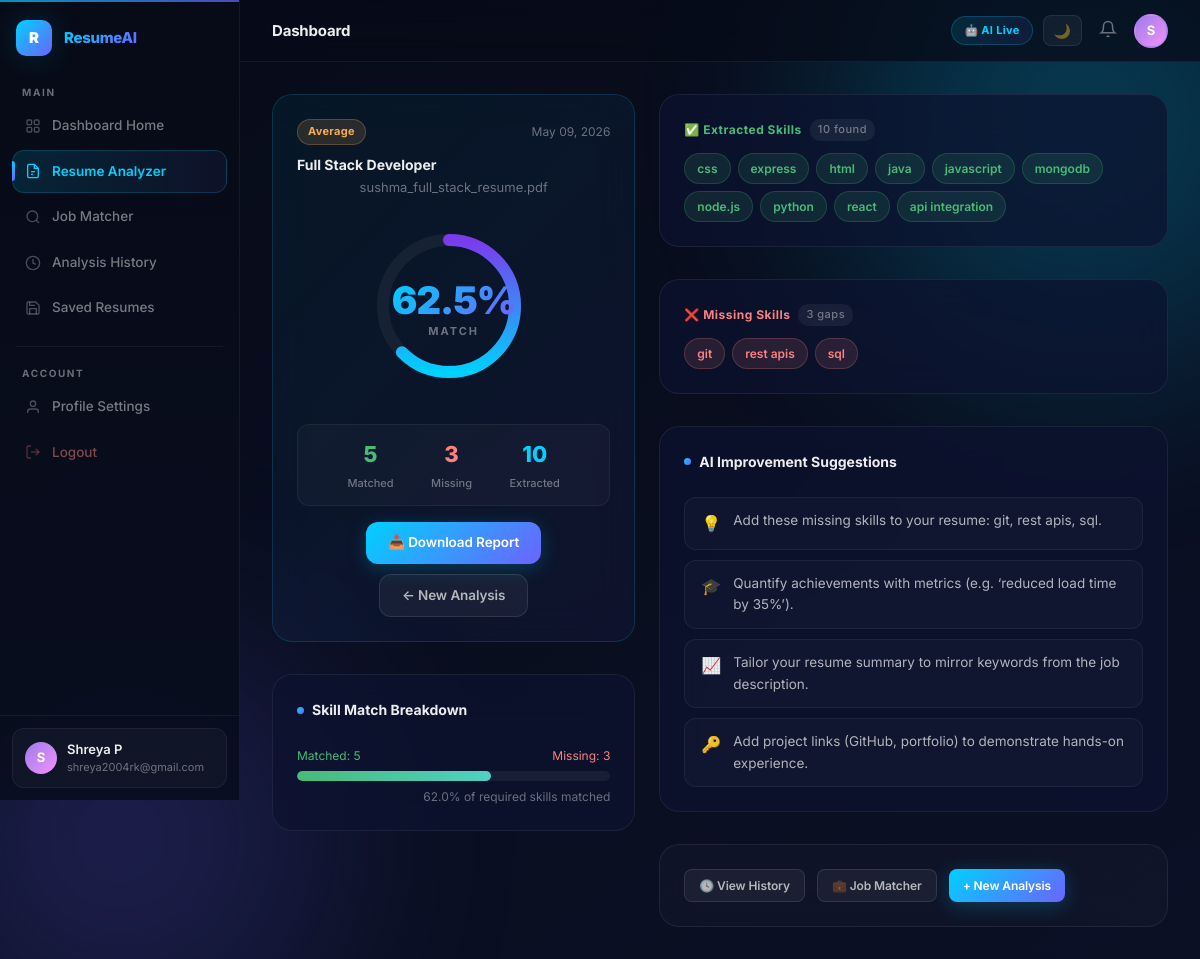
Page /analyze/result/2 (signed in) on the committed database.
### models/user_model.py (models this page shows, shortened)
class User(UserMixin, db.Model):
    __tablename__ = "users"
    id         = db.Column(db.Integer, primary_key=True)
    name       = db.Column(db.String(120), nullable=False)
    email      = db.Column(db.String(200), unique=True, nullable=False, index=True)
    password_hash = db.Column(db.String(256), nullable=False)
    is_admin   = db.Column(db.Boolean, default=False, nullable=False)
    created_at = db.Column(db.DateTime, default=datetime.utcnow)
    updated_at = db.Column(db.DateTime, default=datetime.utcnow, onupdate=datetime.utcnow)
    resumes  = db.relationship("Resume",         backref="owner",  lazy="dynamic", cascade="all, delete-orphan")
    analyses = db.relationship("AnalysisResult", backref="author", lazy="dynamic", cascade="all, delete-orphan")

### models/analysis_model.py (models this page shows, shortened)
class AnalysisResult(db.Model):
    __tablename__ = "analysis_results"
    id           = db.Column(db.Integer, primary_key=True)
    user_id      = db.Column(db.Integer, db.ForeignKey("users.id"),    nullable=False, index=True)
    resume_id    = db.Column(db.Integer, db.ForeignKey("resumes.id"),  nullable=False, index=True)
    job_role_id  = db.Column(db.Integer, db.ForeignKey("job_roles.id"), nullable=True)
    job_role_title = db.Column(db.String(150), nullable=False)          # Cached title for quick display
    ats_score       = db.Column(db.Float, default=0.0)   # 0–100 match percentage
    similarity_score = db.Column(db.Float, default=0.0)  # raw cosine similarity
    _matched_skills  = db.Column("matched_skills",  db.Text, default="[]")
    _missing_skills  = db.Column("missing_skills",  db.Text, default="[]")
    _extracted_skills = db.Column("extracted_skills", db.Text, default="[]")
    _suggestions     = db.Column("suggestions",     db.Text, default="[]")
    created_at = db.Column(db.DateTime, default=datetime.utcnow)
    @property
    def matched_skills(self) -> list:
        return json.loads(self._matched_skills or "[]")
    @matched_skills.setter
    def matched_skills(self, value: list):
        self._matched_skills = json.dumps(value)
    @property
    def missing_skills(self) -> list:
        return json.loads(self._missing_skills or "[]")
    @missing_skills.setter
    def missing_skills(self, value: list):
        self._missing_skills = json.dumps(value)
    @property
    def extracted_skills(self) -> list:
        return json.loads(self._extracted_skills or "[]")
    @extracted_skills.setter
    def extracted_skills(self, value: list):
        self._extracted_skills = json.dumps(value)
    @property
    def suggestions(self) -> list:
        return json.loads(self._suggestions or "[]")
    @suggestions.setter
    def suggestions(self, value: list):
        self._suggestions = json.dumps(value)

### models/resume_model.py (models this page shows, shortened)
class Resume(db.Model):
    __tablename__ = "resumes"
    id            = db.Column(db.Integer, primary_key=True)
    user_id       = db.Column(db.Integer, db.ForeignKey("users.id"), nullable=False, index=True)
    filename      = db.Column(db.String(255), nullable=False)
    original_name = db.Column(db.String(255), nullable=False)
    file_size     = db.Column(db.Integer, default=0)
    extracted_text = db.Column(db.Text, nullable=True)
    is_saved      = db.Column(db.Boolean, default=False)
    created_at    = db.Column(db.DateTime, default=datetime.utcnow)
    analyses = db.relationship(
        "AnalysisResult",
        backref="resume",
        lazy="dynamic",
        order_by="AnalysisResult.created_at.desc()",
        cascade="all, delete-orphan",
    )

### routes/analysis_routes.py (the view)
@analysis_bp.route("/result/<int:result_id>")
@login_required
def result(result_id: int):
    analysis = AnalysisResult.query.filter_by(
        id=result_id, user_id=current_user.id
    ).first_or_404()
    return render_template("dashboard/results.html", analysis=analysis)

### app.py (called while the page is built)
def _init_extensions(app: Flask) -> None:
    db.init_app(app)
    login_manager = LoginManager()
    login_manager.init_app(app)
    login_manager.login_view             = "auth.login"
    login_manager.login_message          = "Please log in to access this page."
    login_manager.login_message_category = "info"
    @login_manager.user_loader
    def load_user(user_id: str):
        try:
            return User.query.get(int(user_id))
        except Exception:
            return None
    @login_manager.unauthorized_handler
    def unauthorized():
        """
        Fires when @login_required blocks an unauthenticated request.
        Saves the original destination in `next` so the user is redirected
        there after successful login.
        """
        flash("Please log in to access that page.", "info")
        return redirect(url_for("auth.login", next=request.path))

### templates/dashboard/results.html (shortened to what this page needs)
{% extends "layout/base.html" %}
{% block content %}
<div class="result-layout">
  <div class="result-left">
    <div class="card card-glow mb-4 text-center">
      <div class="result-meta">
        <span class="badge badge-{{ analysis.ats_score | score_color }}">
          {{ analysis.ats_score | score_label }}
        </span>
        <span class="text-muted" style="font-size:12px">{{ analysis.created_at | datefmt }}</span>
      </div>
      <h2 class="card-title" style="margin:12px 0 4px">{{ analysis.job_role_title }}</h2>
      <p class="text-muted" style="font-size:13px">
        {% if analysis.resume %}{{ analysis.resume.original_name }}{% endif %}
      </p>
      <div class="score-circle-wrap" style="margin:20px 0">
        <div class="score-circle">
          <svg width="160" height="160" viewBox="0 0 160 160">
            <circle cx="80" cy="80" r="66" fill="none" stroke="rgba(255,255,255,0.05)" stroke-width="12"/>
            {% set dash = (analysis.ats_score / 100) * 415 %}
            <circle cx="80" cy="80" r="66" fill="none"
                    stroke="url(#scoreGrad2)" stroke-width="12"
                    stroke-dasharray="{{ dash }} 415"
                    stroke-linecap="round"
                    transform="rotate(-90 80 80)"/>
            <defs>
              <linearGradient id="scoreGrad2" x1="0%" y1="0%" x2="100%" y2="0%">
                <stop offset="0%"   stop-color="#00D1FF"/>
                <stop offset="100%" stop-color="#7C3AED"/>
              </linearGradient>
            </defs>
          </svg>
          <div class="score-label-wrap">
            <span class="score-big">{{ analysis.ats_score | round(1) }}%</span>
            <span class="score-sublabel">MATCH</span>
          </div>
        </div>
      </div>
      <div class="score-stats">
        <div class="score-stat">
          <div class="score-stat-val text-green">{{ analysis.matched_skills | length }}</div>
          <div class="score-stat-label">Matched</div>
        </div>
        <div class="score-stat">
          <div class="score-stat-val text-red">{{ analysis.missing_skills | length }}</div>
          <div class="score-stat-label">Missing</div>
        </div>
        <div class="score-stat">
          <div class="score-stat-val text-blue">{{ analysis.extracted_skills | length }}</div>
          <div class="score-stat-label">Extracted</div>
        </div>
      </div>
      <div class="btn-row btn-row-center">
        <a href="{{ url_for('analysis.download_report', result_id=analysis.id) }}"
           class="btn btn-primary">📥 Download Report</a>
        <a href="{{ url_for('analysis.analyzer_page') }}" class="btn btn-ghost">
          ← New Analysis
        </a>
      </div>
    </div>
    <div class="card mb-4">
      <div class="card-title mb-3"><span class="dot"></span>Skill Match Breakdown</div>
      {% set total = analysis.matched_skills|length + analysis.missing_skills|length %}
      {% if total > 0 %}
        {% set pct = ((analysis.matched_skills|length) / total * 100) | round(0) %}
      {% else %}
        {% set pct = 0 %}
      {% endif %}
      <div style="display:flex;justify-content:space-between;font-size:12px;margin-bottom:6px">
        <span class="text-green">Matched: {{ analysis.matched_skills|length }}</span>
        <span class="text-red">Missing: {{ analysis.missing_skills|length }}</span>
      </div>
      <div class="prog-bar prog-bar-lg">
        <div class="prog-fill prog-fill-green" style="width:{{ pct }}%"></div>
      </div>
      <p class="text-muted" style="font-size:12px;margin-top:6px;text-align:right">
        {{ pct }}% of required skills matched
      </p>
    </div>
  </div>
  <div class="result-right">
    <div class="card mb-4">
      <div class="skills-section-title green mb-2">
        ✅ Extracted Skills
        <span class="skills-count">{{ analysis.extracted_skills | length }} found</span>
      </div>
      <div class="tags">
        {% for skill in analysis.extracted_skills %}
          <span class="tag tag-green">{{ skill }}</span>
        {% else %}
          <span class="text-muted">No skills extracted</span>
        {% endfor %}
      </div>
    </div>
    <div class="card mb-4">
      <div class="skills-section-title red mb-2">
        ❌ Missing Skills
        <span class="skills-count">{{ analysis.missing_skills | length }} gaps</span>
      </div>
      <div class="tags">
        {% for skill in analysis.missing_skills %}
          <span class="tag tag-red">{{ skill }}</span>
        {% else %}
          <span class="text-muted" style="font-size:13px">
            🎉 You match all required skills!
          </span>
        {% endfor %}
      </div>
    </div>
    <div class="card">
      <div class="card-title mb-3"><span class="dot"></span>AI Improvement Suggestions</div>
      <div class="suggestions-list">
        {% set suggestion_icons = ['💡','🎓','📈','🔑','🚀'] %}
        {% for suggestion in analysis.suggestions %}
          <div class="suggestion-item">
            <span class="suggestion-icon">{{ suggestion_icons[loop.index0 % 5] }}</span>
            <p>{{ suggestion }}</p>
          </div>
        {% else %}
          <p class="text-muted">No suggestions – great match!</p>
        {% endfor %}
      </div>
    </div>
    <div class="card card-subtle mt-4">
      <div style="display:flex;gap:12px;flex-wrap:wrap">
        <a href="{{ url_for('history.index') }}" class="btn btn-ghost btn-sm">
          🕓 View History
        </a>
        <a href="{{ url_for('analysis.job_matcher') }}" class="btn btn-ghost btn-sm">
          💼 Job Matcher
        </a>
        <a href="{{ url_for('analysis.analyzer_page') }}" class="btn btn-primary btn-sm">
          + New Analysis
        </a>
      </div>
    </div>
  </div>
</div>
{% endblock %}

### templates/layout/sidebar.html (shortened to what this page needs)
<aside class="sidebar" id="sidebar">
  <div class="sidebar-logo">
    <div class="logo-icon">R</div>
    <span class="logo-text">ResumeAI</span>
  </div>
  <nav class="sidebar-nav">
    <div class="nav-group">
      <div class="nav-group-label">Main</div>
      <a href="{{ url_for('dashboard.home') }}"
         class="nav-item {% if request.endpoint == 'dashboard.home' %}active{% endif %}">
        <svg class="nav-icon" viewBox="0 0 24 24" fill="none" stroke="currentColor" stroke-width="2">
          <rect x="3" y="3" width="7" height="7" rx="1.5"/><rect x="14" y="3" width="7" height="7" rx="1.5"/>
          <rect x="3" y="14" width="7" height="7" rx="1.5"/><rect x="14" y="14" width="7" height="7" rx="1.5"/>
        </svg>
        Dashboard Home
      </a>
      <a href="{{ url_for('analysis.analyzer_page') }}"
         class="nav-item {% if request.endpoint in ['analysis.analyzer_page','analysis.result'] %}active{% endif %}">
        <svg class="nav-icon" viewBox="0 0 24 24" fill="none" stroke="currentColor" stroke-width="2">
          <path d="M14 2H6a2 2 0 00-2 2v16a2 2 0 002 2h12a2 2 0 002-2V8z"/>
          <polyline points="14 2 14 8 20 8"/><line x1="9" y1="13" x2="15" y2="13"/><line x1="9" y1="17" x2="12" y2="17"/>
        </svg>
        Resume Analyzer
      </a>
      <a href="{{ url_for('analysis.job_matcher') }}"
         class="nav-item {% if request.endpoint == 'analysis.job_matcher' %}active{% endif %}">
        <svg class="nav-icon" viewBox="0 0 24 24" fill="none" stroke="currentColor" stroke-width="2">
          <circle cx="11" cy="11" r="8"/><line x1="21" y1="21" x2="16.65" y2="16.65"/>
        </svg>
        Job Matcher
      </a>
      <a href="{{ url_for('history.index') }}"
         class="nav-item {% if request.endpoint == 'history.index' %}active{% endif %}">
        <svg class="nav-icon" viewBox="0 0 24 24" fill="none" stroke="currentColor" stroke-width="2">
          <circle cx="12" cy="12" r="10"/><polyline points="12 6 12 12 16 14"/>
        </svg>
        Analysis History
      </a>
      <a href="{{ url_for('resume.saved') }}"
         class="nav-item {% if request.endpoint == 'resume.saved' %}active{% endif %}">
        <svg class="nav-icon" viewBox="0 0 24 24" fill="none" stroke="currentColor" stroke-width="2">
          <path d="M19 21H5a2 2 0 01-2-2V5a2 2 0 012-2h11l5 5v11a2 2 0 01-2 2z"/>
          <polyline points="17 21 17 13 7 13 7 21"/><polyline points="7 3 7 8 15 8"/>
        </svg>
        Saved Resumes
      </a>
    </div>
    <div class="nav-divider"></div>
    <div class="nav-group">
      <div class="nav-group-label">Account</div>
      <a href="{{ url_for('dashboard.profile') }}"
         class="nav-item {% if request.endpoint == 'dashboard.profile' %}active{% endif %}">
        <svg class="nav-icon" viewBox="0 0 24 24" fill="none" stroke="currentColor" stroke-width="2">
          <path d="M20 21v-2a4 4 0 00-4-4H8a4 4 0 00-4 4v2"/><circle cx="12" cy="7" r="4"/>
        </svg>
        Profile Settings
      </a>
      <a href="#" class="nav-item nav-item-danger" id="logoutBtn">
        <svg class="nav-icon" viewBox="0 0 24 24" fill="none" stroke="currentColor" stroke-width="2">
          <path d="M9 21H5a2 2 0 01-2-2V5a2 2 0 012-2h4"/>
          <polyline points="16 17 21 12 16 7"/><line x1="21" y1="12" x2="9" y2="12"/>
        </svg>
        Logout
      </a>
    </div>
  </nav>
  <div class="sidebar-footer">
    <div class="sidebar-user">
      <div class="user-avatar">{{ current_user.name[0].upper() }}</div>
      <div class="user-info">
        <div class="user-name">{{ current_user.name }}</div>
        <div class="user-email">{{ current_user.email }}</div>
      </div>
    </div>
  </div>
</aside>

### templates/layout/navbar.html (shortened to what this page needs)
<header class="topbar">
  <div class="topbar-title">{% block page_title %}Dashboard{% endblock %}</div>
  <div class="topbar-right">
    <span class="ai-badge pulse">🤖 AI Live</span>
    <button class="theme-toggle" id="themeToggle" aria-label="Toggle theme" title="Toggle theme">
      <span id="themeIcon">🌙</span>
    </button>
    <button class="icon-btn" aria-label="Notifications">
      <svg width="18" height="18" viewBox="0 0 24 24" fill="none" stroke="currentColor" stroke-width="2">
        <path d="M18 8A6 6 0 006 8c0 7-3 9-3 9h18s-3-2-3-9"/><path d="M13.73 21a2 2 0 01-3.46 0"/>
      </svg>
    </button>
    <div class="avatar-wrap">
      <div class="topbar-avatar" id="avatarBtn">
        {{ current_user.name[0].upper() }}
      </div>
    </div>
  </div>
</header>

### rows in the picture
User: name "S", name "Shreya P", email "shreya2004rk@gmail.com"
AnalysisResult: ats_score|score_label "Average", created_at "May 09, 2026", job_role_title "Full Stack Developer", ats_score "62.5"
Resume: resume.original_name "sushma_full_stack_resume.pdf"

### other values in the picture
{{ analysis.matched_skills | length }} "5"
{{ analysis.missing_skills | length }} "3"
{{ analysis.extracted_skills | length }} "10"
{{ analysis.matched_skills|length }} "5"
{{ analysis.missing_skills|length }} "3"
{{ pct }} "62.0"
{{ skill }} "css" "express" "html" "java" "javascript" "mongodb" "node.js" "python" "react" "api integration"
{{ skill }} "git" "rest apis" "sql"
{{ suggestion_icons[loop.index0 % 5] }} "💡" "🎓" "📈" "🔑"
{{ suggestion }} "Add these missing skills to your resume: git, rest apis, sql." "Quantify achievements with metrics (e.g. ‘reduced load time by 35%’)." "Tailor your resume summary to mirror keywords from the job description." "Add project links (GitHub, portfolio) to demonstrate hands-on experience."
